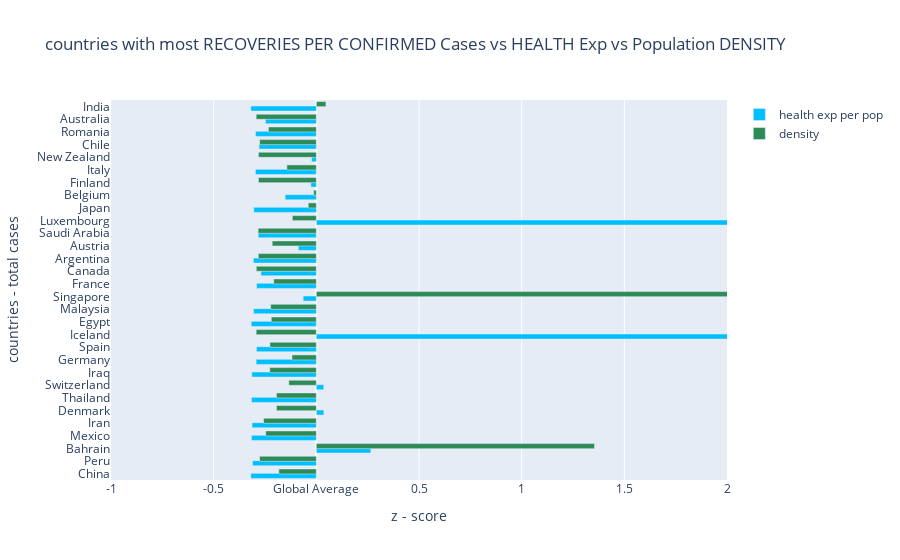

Notebook code for this chart:
### Markdown cell above
There is some amount of correlation between the total cases and the total population (0.29), which actually justifies itself.

### Code cell
temp1 = pd.merge(country_info[['country','healthperpop', 'density','hospibed', 'totalcases']], table1[['country', 'Recovered']]\
                 .groupby('country').max(), on='country').sort_values(by='Recovered', ascending=False)
temp1 = temp1.reset_index(drop=True)
temp1 = temp1[:40]

temp1['recover_per_confirmed'] = temp1['Recovered']/temp1['totalcases']
temp1 = temp1.sort_values('recover_per_confirmed', ascending=False)[1:].reset_index(drop=True)

x = temp1['healthperpop']
x2 = temp1['density']
temp1['healthperpop_z'] = (x - x.mean())/x.std()
temp1['density_z'] = (x2 - x2.mean())/x2.std()

fig = go.Figure()
fig.add_trace(go.Bar(y=temp1.loc[:29, ['country']].values.reshape(30),
               x=np.array(temp1.loc[:29, ['healthperpop_z']]).reshape(30),
               orientation='h',
               name='health exp per pop',
               hoverinfo='x',
               marker=dict(color='deepskyblue'),
               width=0.4
               ))

fig.add_trace(go.Bar(y=temp1.loc[:29, ['country']].values.reshape(30),
               x=np.array(temp1.loc[:29, ['density_z']]).reshape(30),
               orientation='h',
               name='density',
               hoverinfo='x',
               marker=dict(color='seagreen'),
               width=0.4  
               ))
fig.update_layout(title = 'countries with most RECOVERIES PER CONFIRMED Cases vs HEALTH Exp vs Population DENSITY',
                  yaxis=go.layout.YAxis(title_text='countries - total cases', tickvals=temp1.loc[:29, ['country']].values.reshape(30)),
                  xaxis=go.layout.XAxis(
                       range = [-1, 2.0],
                       tickvals = [-1, -0.5, 0, 0.5, 1.5, 1, 2],
                       ticktext = [-1, -0.5, 'Global Average', 0.5, 1.5, 1, 2],
                       title = 'z - score'),
#                   barmode='overlay',
                  bargap=0.3)
py.offline.iplot(fig);
fig.write_image("global_density_healthexp.png",scale=1.2)
# py.offline.plot(fig, filename='file.html');

### Figure 1 — Plotly figure (JSON) as saved in the notebook; plotly's stock layout.template omitted (floating-point values rounded to 4 significant figures)
{"data": [{"hoverinfo": "x", "marker": {"color": "deepskyblue"}, "name": "health exp per pop", "orientation": "h", "type": "bar", "width": 0.4, "x": [-0.3189, -0.3108, 0.2651, -0.3159, -0.313, 0.03656, -0.3155, 0.03601, -0.3142, -0.2932, -0.2915, 4.569, -0.3171, -0.3057, -0.06409, -0.2909, -0.2697, -0.3066, -0.08788, -0.2827, 3.813, -0.305, -0.1519, -0.0268, -0.2966, -0.02241, -0.2787, -0.2961, -0.2477, -0.319], "y": ["China", "Peru", "Bahrain", "Mexico", "Iran", "Denmark", "Thailand", "Switzerland", "Iraq", "Germany", "Spain", "Iceland", "Egypt", "Malaysia", "Singapore", "France", "Canada", "Argentina", "Austria", "Saudi Arabia", "Luxembourg", "Japan", "Belgium", "Finland", "Italy", "New Zealand", "Chile", "Romania", "Australia", "India"]}, {"hoverinfo": "x", "marker": {"color": "seagreen"}, "name": "density", "orientation": "h", "type": "bar", "width": 0.4, "x": [-0.1825, -0.2761, 1.355, -0.2466, -0.2569, -0.1943, -0.1943, -0.1339, -0.2267, -0.1184, -0.226, -0.293, -0.2194, -0.2223, 5.864, -0.2076, -0.2923, -0.2827, -0.2149, -0.2835, -0.1169, -0.03955, -0.01302, -0.282, -0.1435, -0.282, -0.2761, -0.2334, -0.293, 0.04667], "y": ["China", "Peru", "Bahrain", "Mexico", "Iran", "Denmark", "Thailand", "Switzerland", "Iraq", "Germany", "Spain", "Iceland", "Egypt", "Malaysia", "Singapore", "France", "Canada", "Argentina", "Austria", "Saudi Arabia", "Luxembourg", "Japan", "Belgium", "Finland", "Italy", "New Zealand", "Chile", "Romania", "Australia", "India"]}], "layout": {"autosize": true, "bargap": 0.3, "title": {"text": "countries with most RECOVERIES PER CONFIRMED Cases vs HEALTH Exp vs Population DENSITY"}, "xaxis": {"range": [-1, 2], "ticktext": [-1, -0.5, "Global Average", 0.5, 1.5, 1, 2], "tickvals": [-1, -0.5, 0, 0.5, 1.5, 1, 2], "title": {"text": "z - score"}, "type": "linear"}, "yaxis": {"autorange": true, "range": [-0.5, 29.5], "tickvals": ["China", "Peru", "Bahrain", "Mexico", "Iran", "Denmark", "Thailand", "Switzerland", "Iraq", "Germany", "Spain", "Iceland", "Egypt", "Malaysia", "Singapore", "France", "Canada", "Argentina", "Austria", "Saudi Arabia", "Luxembourg", "Japan", "Belgium", "Finland", "Italy", "New Zealand", "Chile", "Romania", "Australia", "India"], "title": {"text": "countries - total cases"}, "type": "category"}}}
